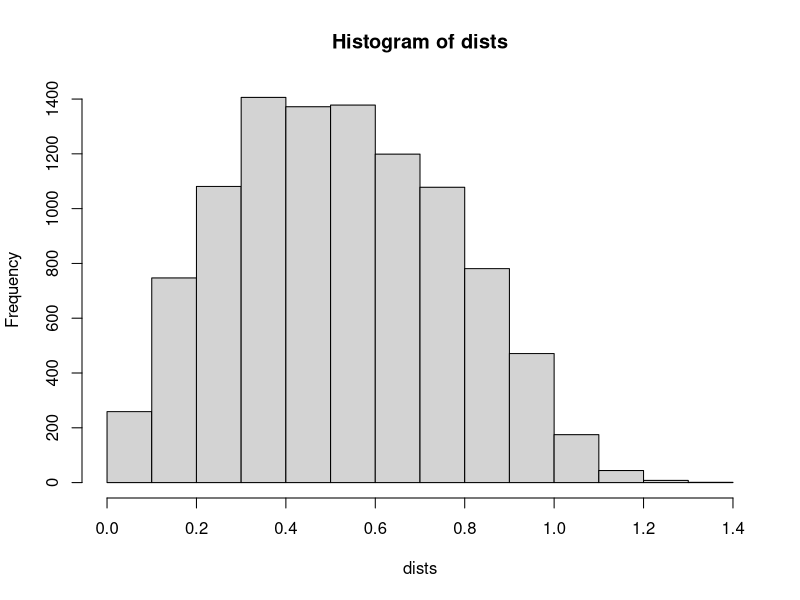

Recreate this plot in R.
dists<-c()
for (i in 1:10000) {
 P1<-runif(2)
 P2<-runif(2)
 dist<-sqrt(sum((P1-P2)^2))
 dists<-c(dists, dist)
}
mean.dist<-mean(dists)
sd.dist<-sd(dists)
cat(mean.dist,sd.dist,"\n")
hist(dists)
